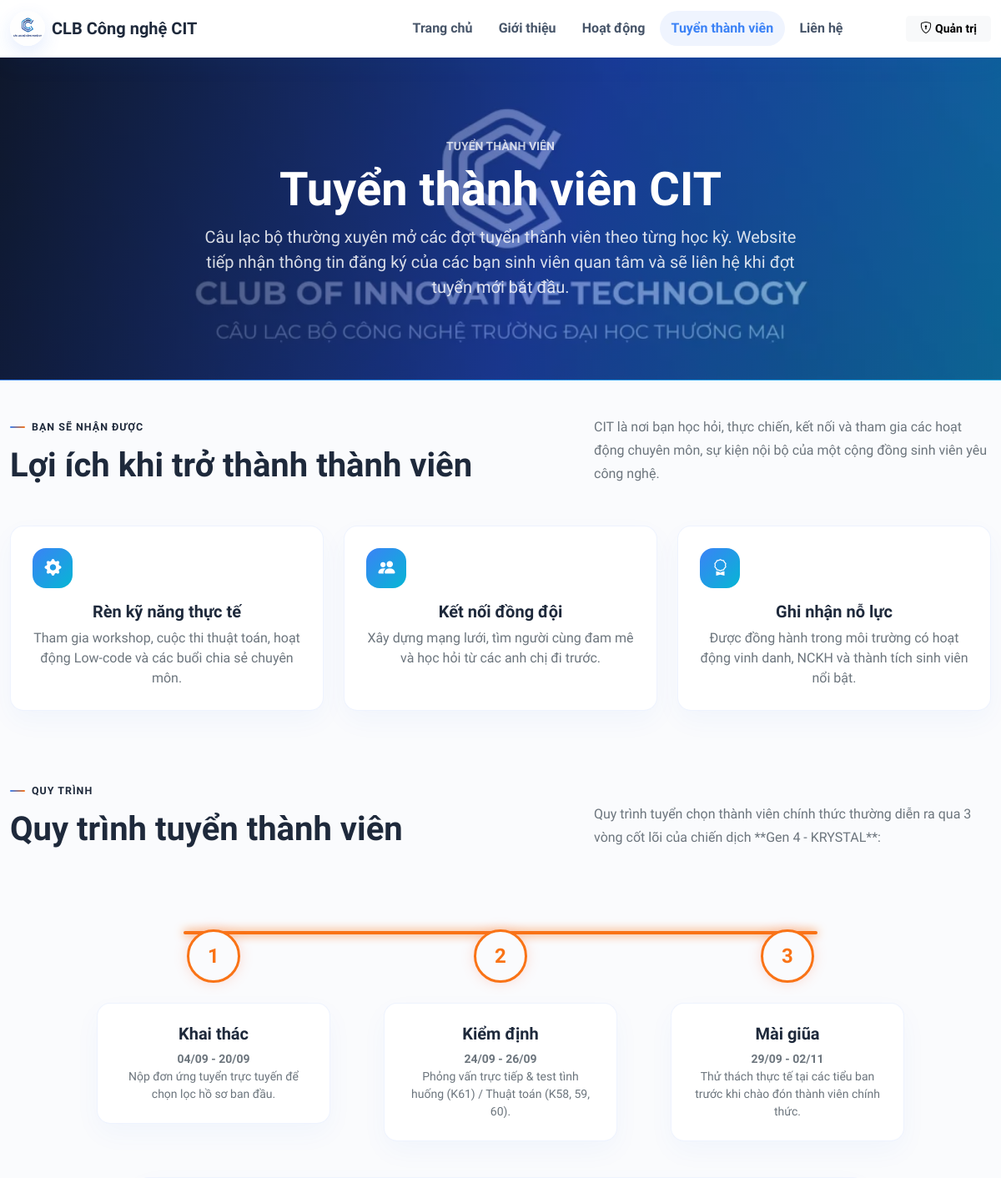
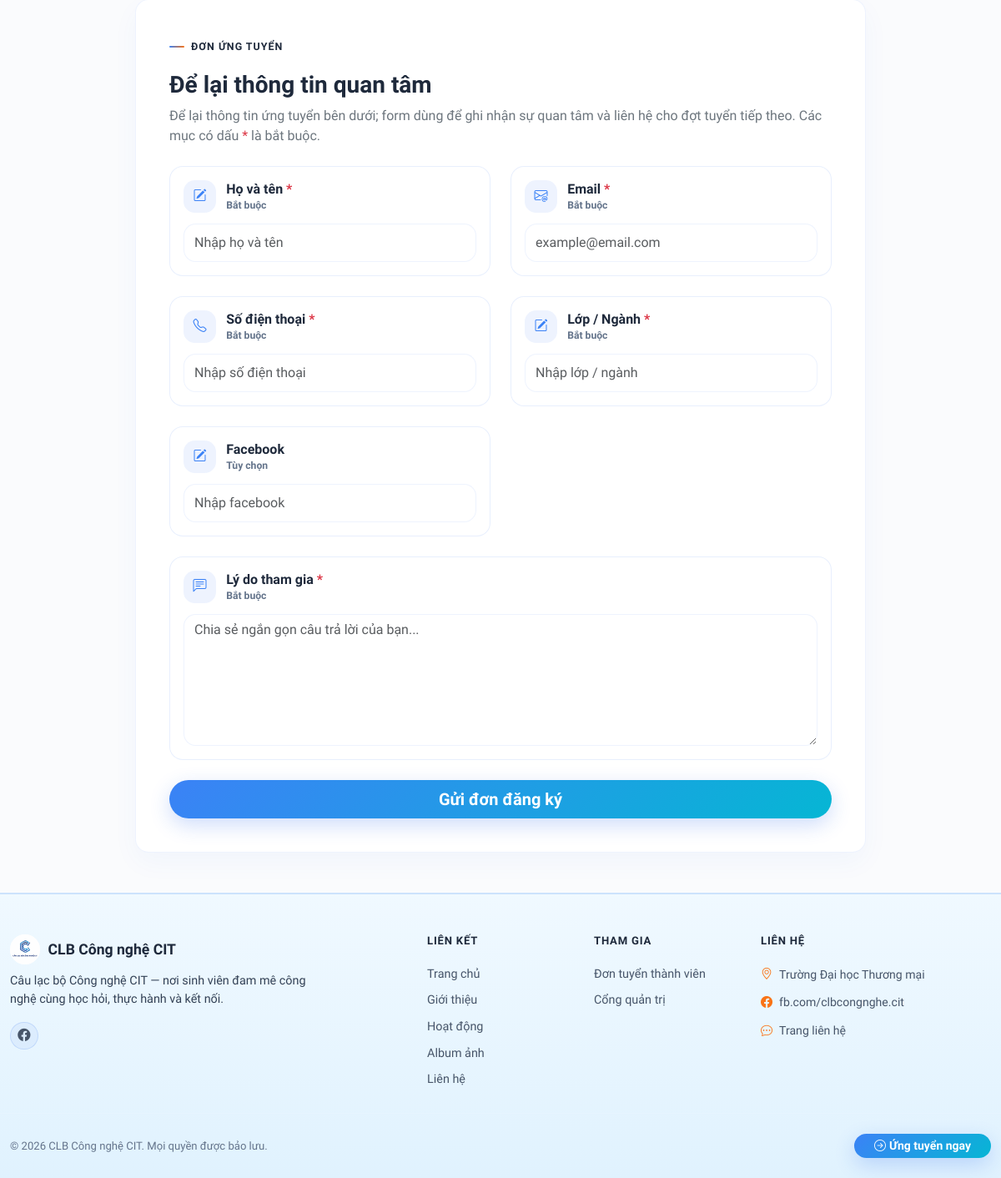
The page /recruitment.php on the database its author committed (2 pictures, top to bottom).
### tables this page shows
CREATE TABLE `form_fields` (
  `id` int unsigned NOT NULL AUTO_INCREMENT,
  `field_label` varchar(150) NOT NULL,
  `field_name` varchar(64) NOT NULL,
  `field_type` enum('text','email','phone','textarea','dropdown','radio','checkbox') NOT NULL,
  `options` text,
  `is_required` tinyint(1) NOT NULL DEFAULT '0',
  `sort_order` int unsigned NOT NULL DEFAULT '0',
  PRIMARY KEY (`id`),
  UNIQUE KEY `field_name` (`field_name`),
  KEY `idx_form_fields_sort_order` (`sort_order`,`id`)
);

### includes/helpers.php (called while the page is built, shortened)
<?php
function write_php_cache(string $file, mixed $value): bool
{
    $directory = dirname($file);
    $temporary = tempnam($directory, '.cache-');
    $contents = '<?php return ' . var_export($value, true) . ';' . PHP_EOL;
    $written = file_put_contents($temporary, $contents, LOCK_EX) !== false;
    if ($written) {
        $written = @rename($temporary, $file);
    }
    return $written;
}
function render_component(string $component, array $props = []): void
{
    $component = preg_replace('/[^a-zA-Z0-9_\/\\-]+/', '', $component);
    $componentPath = __DIR__ . '/components/' . str_replace(['\\', '/'], DIRECTORY_SEPARATOR, $component) . '.php';
    extract($props, EXTR_SKIP);
    require $componentPath;
}
function recruitment_form_closed(): bool
{
    require_once __DIR__ . '/editable.php';
    $contents = editable_contents();
    return ($contents['recruitment_form_closed'] ?? '0') === '1';
}
function recruitment_closed_message(): string
{
    require_once __DIR__ . '/editable.php';
    $contents = editable_contents();
    $message = trim($contents['recruitment_closed_message'] ?? '');
    return $message !== ''
        ? $message
        : 'CIT hiện đã đóng form tuyển thành viên. Hẹn gặp bạn ở đợt tuyển tiếp theo.';
}
function get_site_logo(): string
{
    require_once __DIR__ . '/editable.php';
    $contents = editable_contents();
    return $contents['site_logo'] ?? 'assets/images/cit/logoclb.png';
}

### includes/editable.php (called while the page is built, shortened)
<?php
function editable_contents(): array
{
    static $contents = null;
    if (is_array($contents)) {
        return $contents;
    }
    $cacheFile = __DIR__ . '/../cache/page-contents.php';
    require_once __DIR__ . '/db.php';
    $stmt = db()->query('SELECT content_key, content_value FROM page_contents');
    $contents = [];
    foreach ($stmt as $row) {
        $contents[(string) $row['content_key']] = (string) $row['content_value'];
    }
    return $contents;
}

### includes/db.php (called while the page is built, shortened)
<?php
function db(): PDO
{
    static $pdo = null;
    if ($pdo instanceof PDO) {
        return $pdo;
    }
    $dbHost = getenv('DB_HOST') ?: '127.0.0.1';
    $dbPort = getenv('DB_PORT') ?: '3306';
    $dbName = getenv('DB_NAME') ?: 'club_management';
    $dbUser = getenv('DB_USER') ?: 'root';
    $dbPass = getenv('DB_PASS') ?: 'Cit@2026';
    $options = [
        PDO::ATTR_ERRMODE => PDO::ERRMODE_EXCEPTION,
        PDO::ATTR_DEFAULT_FETCH_MODE => PDO::FETCH_ASSOC,
        PDO::ATTR_EMULATE_PREPARES => false,
        PDO::ATTR_TIMEOUT => 5,
    ];
    if (defined('Pdo\Mysql::ATTR_INIT_COMMAND')) {
        $options[Pdo\Mysql::ATTR_INIT_COMMAND] = "SET SESSION sql_mode='STRICT_TRANS_TABLES,ERROR_FOR_DIVISION_BY_ZERO,NO_ENGINE_SUBSTITUTION'";
    } elseif (defined('PDO::MYSQL_ATTR_INIT_COMMAND')) {
        $options[PDO::MYSQL_ATTR_INIT_COMMAND] = "SET SESSION sql_mode='STRICT_TRANS_TABLES,ERROR_FOR_DIVISION_BY_ZERO,NO_ENGINE_SUBSTITUTION'";
    }
    try {
        $pdo = new PDO(
            "mysql:host={$dbHost};port={$dbPort};dbname={$dbName};charset=utf8mb4;connect_timeout=5",
            $dbUser,
            $dbPass,
            $options
        );
    } catch (PDOException $exception) {
        error_log('Database connection failed: ' . $exception->getMessage());
        http_response_code(500);
        exit('Không thể kết nối cơ sở dữ liệu. Vui lòng kiểm tra cấu hình.');
    }
    return $pdo;
}
class LazyPDO
{
    private ?PDO $instance = null;
    private function getPDO(): PDO
    {
        if ($this->instance === null) {
            $this->instance = db();
        }
        return $this->instance;
    }
    public function query(string $query, ?int $fetchMode = null, mixed ...$fetchModeArgs): PDOStatement|false
    {
        return $this->getPDO()->query($query, $fetchMode, ...$fetchModeArgs);
    }
}
$pdo = new LazyPDO();

### config.php (called while the page is built, shortened)
<?php
require_once __DIR__ . '/includes/helpers.php';
function e(?string $value): string
{
    return htmlspecialchars($value ?? '', ENT_QUOTES | ENT_SUBSTITUTE, 'UTF-8');
}

### includes/components/form-field.php (the view, shortened to what this page needs)
<?php
$fieldId = (int) ($field['id'] ?? 0);
$fieldLabel = trim((string) ($field['field_label'] ?? ''));
$fieldType = (string) ($field['field_type'] ?? 'text');
$fieldName = 'fields[' . $fieldId . ']';
$fieldValue = $answers[$fieldId] ?? '';
$isRequired = (int) ($field['is_required'] ?? 0) === 1;
$fieldError = isset($errors[$fieldId]) ? trim((string) $errors[$fieldId]) : '';
$inputId = 'field-' . $fieldId;
$hasValidation = $fieldError !== '';
$fieldTypeClass = preg_replace('/[^a-z0-9_-]+/i', '', $fieldType) ?: 'text';
$wideTypes = ['textarea', 'radio', 'checkbox'];
$isChoiceType = in_array($fieldType, ['radio', 'checkbox'], true);
$columnClass = in_array($fieldType, $wideTypes, true) ? 'col-12' : 'col-md-6';
$iconMap = [
    'text' => 'bi-pencil-square',
    'email' => 'bi-envelope-at',
    'phone' => 'bi-telephone',
    'textarea' => 'bi-chat-left-text',
    'dropdown' => 'bi-menu-button-wide',
    'radio' => 'bi-record-circle',
    'checkbox' => 'bi-check2-square',
];
$inputType = $fieldType === 'email' ? 'email' : ($fieldType === 'phone' ? 'tel' : 'text');
$inputMode = $fieldType === 'phone' ? 'tel' : null;
$autocomplete = match ($fieldType) {
    'email' => 'email',
    'phone' => 'tel',
    default => str_contains(mb_strtolower($fieldLabel), 'họ') || str_contains(mb_strtolower($fieldLabel), 'tên') ? 'name' : null,
};
$placeholderMap = [
    'text' => 'Nhập ' . mb_strtolower($fieldLabel),
    'email' => 'example@email.com',
    'phone' => 'Nhập số điện thoại',
    'textarea' => 'Chia sẻ ngắn gọn câu trả lời của bạn...',
    'dropdown' => 'Chọn một lựa chọn',
];
$placeholder = $placeholderMap[$fieldType] ?? 'Nhập câu trả lời';
$requiredText = $isRequired ? 'Bắt buộc' : 'Tùy chọn';
?>
<div class="<?= e($columnClass) ?>">
    <div class="recruitment-field recruitment-field-<?= e($fieldTypeClass) ?><?= $hasValidation ? ' has-error' : '' ?>">
        <<?= $isChoiceType ? 'div' : 'label' ?> class="recruitment-field-label" id="<?= e($inputId) ?>-label"<?= $isChoiceType ? '' : ' for="' . e($inputId) . '"' ?>>
            <span class="recruitment-field-icon"><i class="bi <?= e($iconMap[$fieldType] ?? 'bi-pencil-square') ?>"></i></span>
            <span class="recruitment-field-title">
                <span><?= e($fieldLabel) ?><?= $isRequired ? ' <span class="required-mark">*</span>' : '' ?></span>
                <small><?= e($requiredText) ?></small>
            </span>
        </<?= $isChoiceType ? 'div' : 'label' ?>>
        <?php if ($fieldType === 'textarea'): ?>
            <textarea
                class="form-control recruitment-control<?= $hasValidation ? ' is-invalid' : '' ?>"
                id="<?= e($inputId) ?>"
                name="<?= e($fieldName) ?>"
                rows="6"
                placeholder="<?= e($placeholder) ?>"
                <?= $isRequired ? 'required' : '' ?>><?= e((string) $fieldValue) ?></textarea>
        <?php else: ?>
            <input
                class="form-control recruitment-control<?= $hasValidation ? ' is-invalid' : '' ?>"
                type="<?= e($inputType) ?>"
                id="<?= e($inputId) ?>"
                name="<?= e($fieldName) ?>"
                value="<?= e((string) $fieldValue) ?>"
                placeholder="<?= e($placeholder) ?>"
                <?= $inputMode ? 'inputmode="' . e($inputMode) . '"' : '' ?>
                <?= $autocomplete ? 'autocomplete="' . e($autocomplete) . '"' : '' ?>
                <?= $isRequired ? 'required' : '' ?>
            >
        <?php endif; ?>
    </div>
</div>

### recruitment.php (shortened to what this page needs)
<?php
require_once __DIR__ . '/config.php';
require_once __DIR__ . '/includes/editable.php';
$cacheFile = __DIR__ . '/cache/form-fields.php';
if (is_file($cacheFile)) {
    $fields = require $cacheFile;
} else {
    require_once __DIR__ . '/includes/db.php';
    $fields = $pdo->query(
        'SELECT id, field_label, field_name, field_type, options, is_required
         FROM form_fields
         ORDER BY sort_order ASC, id ASC'
    )->fetchAll();
}
$errors = [];
$answers = [];
$isRecruitmentClosed = recruitment_form_closed();
$contents = editable_contents();
$recruitmentHero = $contents['recruitment_hero_bg'] ?? 'assets/images/cit/cit-cover.webp';
$recruitmentHeroSmall = $contents['recruitment_hero_bg_small'] ?? $recruitmentHero;
$recruitmentHeroWidth = max(1, (int) ($contents['recruitment_hero_bg_width'] ?? 1000));
$recruitmentHeroHeight = max(1, (int) ($contents['recruitment_hero_bg_height'] ?? 370));
$recruitmentHeroSmallWidth = max(1, (int) ($contents['recruitment_hero_bg_small_width'] ?? $recruitmentHeroWidth));
$recruitmentHeroSrcset = $recruitmentHeroSmall !== $recruitmentHero
    ? $recruitmentHeroSmall . ' ' . $recruitmentHeroSmallWidth . 'w, ' . $recruitmentHero . ' ' . $recruitmentHeroWidth . 'w'
    : '';
require_once __DIR__ . '/includes/header.php';
?>
<section class="recruitment-hero">
    <img class="recruitment-hero-img"
         src="<?= e($recruitmentHeroSmall) ?>"
         <?= $recruitmentHeroSrcset !== '' ? 'srcset="' . e($recruitmentHeroSrcset) . '" sizes="100vw"' : '' ?>
         alt=""
         width="<?= $recruitmentHeroWidth ?>"
         height="<?= $recruitmentHeroHeight ?>"
         fetchpriority="high"
         decoding="async"
         aria-hidden="true">
    <div class="container text-center">
        <p class="text-uppercase fw-bold small opacity-75 mb-2">Tuyển thành viên</p>
        <h1 class="display-4 fw-bold">Tuyển thành viên CIT</h1>
        <p class="lead text-wide mx-auto mb-0">Câu lạc bộ thường xuyên mở các đợt tuyển thành viên theo từng học kỳ. Website tiếp nhận thông tin đăng ký của các bạn sinh viên quan tâm và sẽ liên hệ khi đợt tuyển mới bắt đầu.</p>
    </div>
</section>
<section class="section-space">
    <div class="container">
        <div class="row align-items-end gy-3 mb-5">
            <div class="col-lg-7">
                <p class="section-eyebrow">Bạn sẽ nhận được</p>
                <h2 class="display-6 fw-bold mb-0">Lợi ích khi trở thành thành viên</h2>
            </div>
            <div class="col-lg-5">
                <p class="text-secondary text-flow text-flow-lg mb-0">
                    CIT là nơi bạn học hỏi, thực chiến, kết nối và tham gia các hoạt động chuyên môn, sự kiện nội bộ của một cộng đồng sinh viên yêu công nghệ.
                </p>
            </div>
        </div>
        <div class="row g-4">
            <div class="col-md-4">
                <article class="mini-card h-100 text-center">
                    <div class="mini-card-icon"><i class="bi bi-gear-fill"></i></div>
                    <h3 class="h5 fw-bold mb-2">Rèn kỹ năng thực tế</h3>
                    <p class="text-secondary mb-0">Tham gia workshop, cuộc thi thuật toán, hoạt động Low-code và các buổi chia sẻ chuyên môn.</p>
                </article>
            </div>
            <div class="col-md-4">
                <article class="mini-card h-100 text-center">
                    <div class="mini-card-icon"><i class="bi bi-people-fill"></i></div>
                    <h3 class="h5 fw-bold mb-2">Kết nối đồng đội</h3>
                    <p class="text-secondary mb-0">Xây dựng mạng lưới, tìm người cùng đam mê và học hỏi từ các anh chị đi trước.</p>
                </article>
            </div>
            <div class="col-md-4">
                <article class="mini-card h-100 text-center">
                    <div class="mini-card-icon"><i class="bi bi-award"></i></div>
                    <h3 class="h5 fw-bold mb-2">Ghi nhận nỗ lực</h3>
                    <p class="text-secondary mb-0">Được đồng hành trong môi trường có hoạt động vinh danh, NCKH và thành tích sinh viên nổi bật.</p>
                </article>
            </div>
        </div>
    </div>
</section>
<section class="section-space section-muted">
    <div class="container">
        <div class="row align-items-end gy-3 mb-5">
            <div class="col-lg-7">
                <p class="section-eyebrow">Quy trình</p>
                <h2 class="display-6 fw-bold mb-0">Quy trình tuyển thành viên</h2>
            </div>
            <div class="col-lg-5">
                <p class="text-secondary text-flow text-flow-lg mb-0">
                    Quy trình tuyển chọn thành viên chính thức thường diễn ra qua 3 vòng cốt lõi của chiến dịch **Gen 4 - KRYSTAL**:
                </p>
            </div>
        </div>
        <div class="circuit-timeline">
            <div class="circuit-step">
                <div class="circuit-node">1</div>
                <div class="circuit-content">
                    <h3 class="h5 fw-bold mb-2">Khai thác</h3>
                    <p class="text-secondary small mb-0"><strong>04/09 - 20/09</strong><br>Nộp đơn ứng tuyển trực tuyến để chọn lọc hồ sơ ban đầu.</p>
                </div>
            </div>
            <div class="circuit-step">
                <div class="circuit-node">2</div>
                <div class="circuit-content">
                    <h3 class="h5 fw-bold mb-2">Kiểm định</h3>
                    <p class="text-secondary small mb-0"><strong>24/09 - 26/09</strong><br>Phỏng vấn trực tiếp & test tình huống (K61) / Thuật toán (K58, 59, 60).</p>
                </div>
            </div>
            <div class="circuit-step">
                <div class="circuit-node">3</div>
                <div class="circuit-content">
                    <h3 class="h5 fw-bold mb-2">Mài giũa</h3>
                    <p class="text-secondary small mb-0"><strong>29/09 - 02/11</strong><br>Thử thách thực tế tại các tiểu ban trước khi chào đón thành viên chính thức.</p>
                </div>
            </div>
        </div>
    </div>
</section>
<section class="pb-5">
    <div class="container container-form">
        <div class="form-shell">
            <?php if (($_GET['success'] ?? '') === '1'): ?>
                <div class="alert alert-success p-4 mb-0" role="alert">
                    <h2 class="h4 alert-heading">Đăng ký thành công!</h2>
                    <p class="mb-3">Cảm ơn bạn đã quan tâm đến CLB Công nghệ CIT. Chúng mình đã nhận được thông tin và sẽ liên hệ với bạn sớm nhất.</p>
                    <a href="index.php" class="btn btn-success">Về trang chủ</a>
                </div>
            <?php else: ?>
                <div class="mb-4">
                    <span class="section-eyebrow">Đơn ứng tuyển</span>
                    <h3 class="h3 fw-bold mt-2">Để lại thông tin quan tâm</h3>
                    <p class="text-secondary mb-0">Để lại thông tin ứng tuyển bên dưới; form dùng để ghi nhận sự quan tâm và liên hệ cho đợt tuyển tiếp theo. Các mục có dấu <span class="required-mark">*</span> là bắt buộc.</p>
                </div>
                <?php if (!$isRecruitmentClosed && !$fields): ?>
                    <div class="alert alert-info mb-0">Form đăng ký đang được chuẩn bị. Vui lòng quay lại sau.</div>
                <?php elseif (!$isRecruitmentClosed): ?>
                    <form method="post" action="recruitment.php">
                        <div class="row g-4">
                            <?php foreach ($fields as $field): ?>
                                <?php render_component('form-field', [
                                    'field' => $field,
                                    'answers' => $answers,
                                    'errors' => $errors,
                                ]); ?>
                            <?php endforeach; ?>
                        </div>
                        <button class="btn btn-club btn-lg w-100 mt-4" type="submit">Gửi đơn đăng ký</button>
                    </form>
                <?php endif; ?>
            <?php endif; ?>
        </div>
    </div>
</section>
<?php require_once __DIR__ . '/includes/footer.php'; ?>

### rows shown on the page
form_fields: field_label "Họ và tên", is_required "Bắt buộc", field_label+field_type "Nhập họ và tên"
form_fields: field_label "Email", is_required "Bắt buộc", field_label+field_type "example@email.com"
form_fields: field_label "Số điện thoại", is_required "Bắt buộc", field_label+field_type "Nhập số điện thoại"
form_fields: field_label "Lớp / Ngành", is_required "Bắt buộc", field_label+field_type "Nhập lớp / ngành"
form_fields: field_label "Facebook", is_required "Tùy chọn", field_label+field_type "Nhập facebook"
form_fields: field_label "Lý do tham gia", is_required "Bắt buộc", id+field_label+field_type "Chia sẻ ngắn gọn câu trả lời của bạn..."
